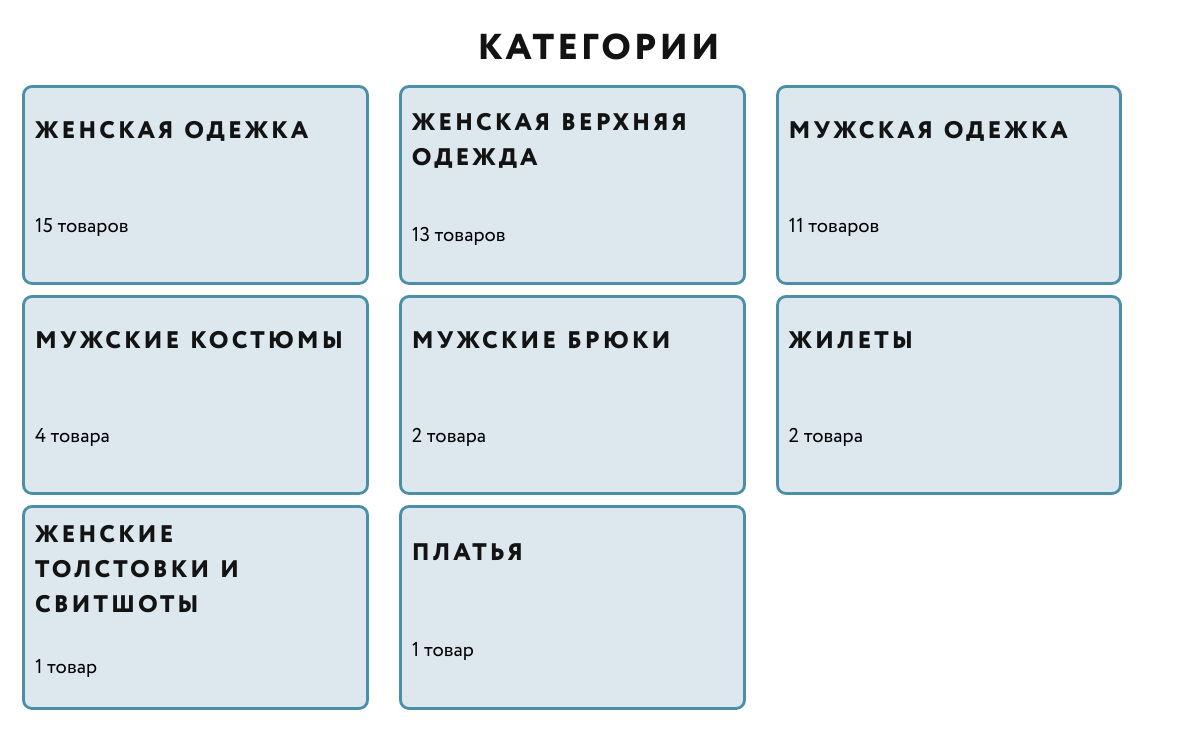
The page / on the database its author committed.
### tables this page shows
CREATE TABLE `categories` (
  `id` int(11) NOT NULL,
  `label` varchar(255) NOT NULL,
  `teaser_text` varchar(255) NOT NULL
);

### routing/Router.php (called while the page is built, shortened)
<?php
require_once './database/ProductsPage.php';
require_once './database/CategoriesList.php';
class Router
{
    public static function showCategoriesList()
    {
        $categoriesList = new CategoriesList();
        $categoriesData = $categoriesList->getCategories();
        Router::showTemplate('categoriesList', $categoriesData);
    }
    public static function showTemplate($templateName, $dataTemplate)
    {
        $data = $dataTemplate;
        require_once('./templates/' . $templateName . '.php');
    }
}

### index.php (called while the page is built, shortened)
<?php
require_once './routing/Router.php';
Router::showCategoriesList();

### database/DB.php (called while the page is built, shortened)
<?php
class DB
{
    private PDO $db;
    public function __construct(
        $server = 'localhost',
        $dbName = 'products',
        $user = 'root',
        $password = ''
    ) {
        $connectionString = 'mysql:host=' . $server . ';dbname=' . $dbName;
        $this->db = new PDO($connectionString, $user, $password);
    }
    public function queryRows($sql, $params = [])
    {
        $query = $this->query($sql, $params);
        return $query->fetchAll(PDO::FETCH_ASSOC);
    }
    private function query($sql, $params)
    {
        $prepareQuery = $this->db->prepare($sql);
        $prepareQuery->execute();
        return $prepareQuery;
    }
}

### database/CategoriesList.php (called while the page is built)
<?php
require_once 'DB.php';
class CategoriesList
{
    private DB $db;
    public function __construct()
    {
        $this->db = new DB();
    }
    public function getCategories()
    {
        return $this->db->queryRows("
            WITH common AS (SELECT * FROM field_categories fc UNION ALL SELECT * FROM field_main_categories)
            SELECT c.id, c.label, COUNT(common.pid) AS product_count from common
            RIGHT JOIN categories c ON common.cid = c.id
            INNER JOIN products p ON p.id = common.pid
            WHERE p.status = 'ENABLE'
            GROUP BY c.id
            HAVING product_count > 0
            ORDER BY product_count DESC"
        );
    }
}

### utils/productWordForm.php (called while the page is built)
<?php
function productWordForm($count) {
	$count %= 100;
	$countLastDigit = $count % 10;
	if ($count >= 11 && $count <= 19) return 'товаров';
	if ($countLastDigit >= 2 && $countLastDigit <= 4) return 'товара';
	if ($countLastDigit === 1) return 'товар';
	return 'товаров';
}

### templates/categoriesList.php (the view, shortened to what this page needs)
<?php
  require_once 'utils/productWordForm.php';
?>
<!DOCTYPE html>
<html lang="ru">
<head>
  <link rel="stylesheet" href="<?= PUBLIC_PATH ?>/css/index.css">
</head>
<body>
  <div class="layout">
    <main>
      <h1>Категории</h1>
      <div class="categories">
        <?php foreach($data as $category): ?>
          <div class="card-category">
            <a class="card-category__link" href="<?= ROOT_FOLDER . '/?cat_id=' . $category['id'] ?>"></a>
            <h2 class="card-category__title"><?= $category['label'] ?></h2>
            <p class="card-category__count">
              <?= $category['product_count'] . ' ' . productWordForm($category['product_count']) ?>
            </p>
          </div>
        <?php endforeach; ?>
      </div>
    </main>
  </div>
</body>
</html>

### public/css/index.css (style rules this page uses)
* { margin: 0; padding: 0; }
a { text-decoration: none; }
* { font-family: 'Circe', sans-serif; }
.layout { max-width: 1156px; margin: 0 auto; padding: 22px 0 10px 0; }
h1 { font-size: 36px; font-weight: 900; color: #131313; letter-spacing: 3px; text-transform: uppercase; text-align: center; }
h2 { font-size: 24px; font-weight: 900; color: #131313; letter-spacing: 3px; text-transform: uppercase; }
.categories { display: flex; flex-wrap: wrap; }
.card-category { display: flex; flex-direction: column; justify-content: space-around; position: relative; width: 30%; min-height: 200px; padding: 10px 10px 25px 10px; margin-top: 10px; box-sizing: border-box; border: 3px solid #4a8ea8; border-radius: 10px; background: #dce8ee; transition: transform 0.2s; }
.card-category + .card-category { margin-left: 30px; }
.card-category:nth-child(3n + 4) { margin-left: 0; }
.card-category .card-category__count { font-size: 20px; margin-top: 30px; }
.card-category .card-category__link { display: block; position: absolute; top: 0; left: 0; width: 100%; height: 100%; }

### rows shown on the page
categories: label "ЖЕНСКАЯ ОДЕЖКА", product_count "15", product_count "товаров"
categories: label "ЖЕНСКАЯ ВЕРХНЯЯ ОДЕЖДА", product_count "13", product_count "товаров"
categories: label "МУЖСКАЯ ОДЕЖКА", product_count "11", product_count "товаров"
categories: label "МУЖСКИЕ КОСТЮМЫ", product_count "4", product_count "товара"
categories: label "МУЖСКИЕ БРЮКИ", product_count "2", product_count "товара"
categories: label "ЖИЛЕТЫ", product_count "2", product_count "товара"
categories: label "ЖЕНСКИЕ ТОЛСТОВКИ И СВИТШОТЫ", product_count "1", product_count "товар"
categories: label "ПЛАТЬЯ", product_count "1", product_count "товар"
